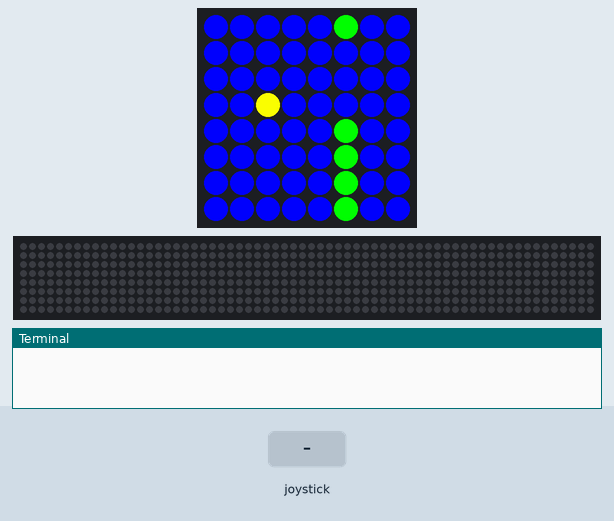
This program was run on a simulated Raspberry Pi (BCM pin numbers) with a Sense HAT. On the bench: the Sense HAT's 8×8 RGB LED matrix, a strip that is not on the board, showing the scrolling text unrolled, the last lines printed to the terminal. The test bench sets the inputs (shaded band). Random numbers come from a fixed seed; the 64×8 strip is a reading aid, not a part: it shows the text the matrix is scrolling, unrolled, one strip-width of it at a time. At 8.8 s the program stops and its outputs stay as they are.

Above: at 1.2 s.
1.3 s: joystick pushed up
At 2.4 s:
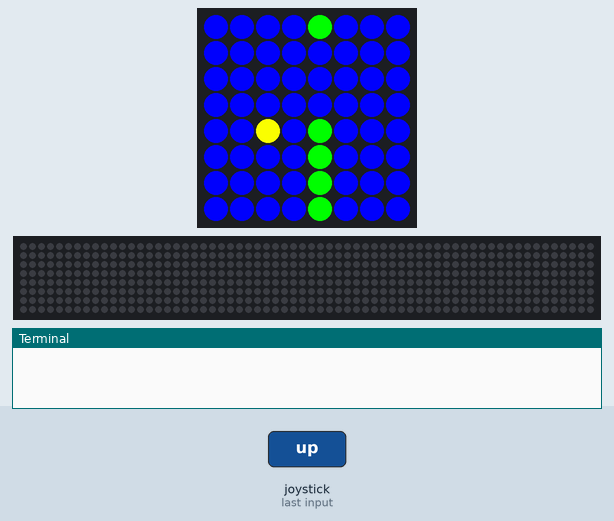
At 3.4 s:
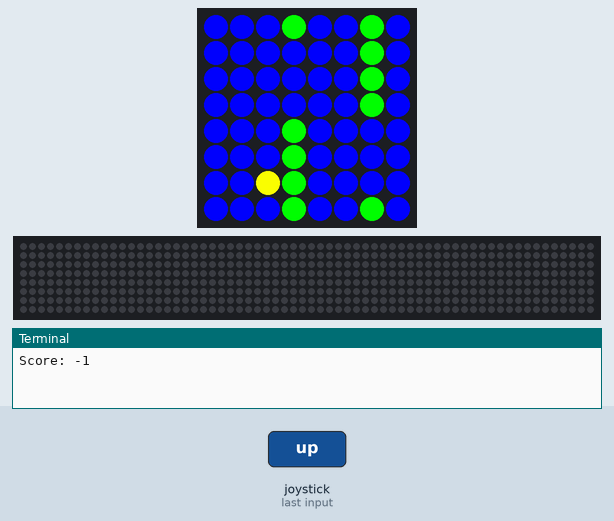
4.3 s: joystick pushed down
5.9 s: joystick pushed up
At 6.09 s:
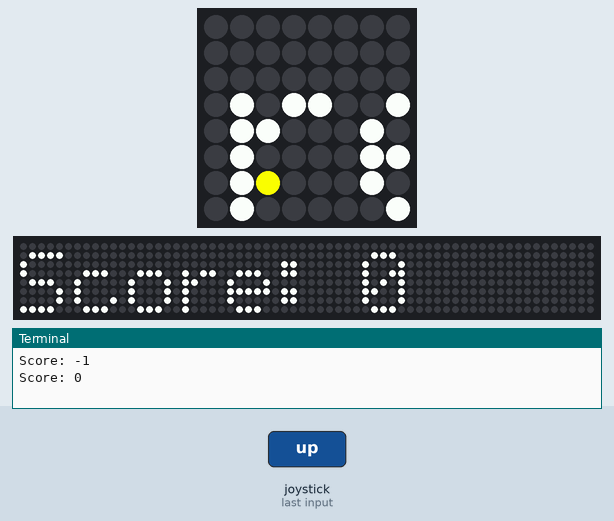
Timing chart, 0 to 8.9 s (numbered marks = the images above; inputs shaded):
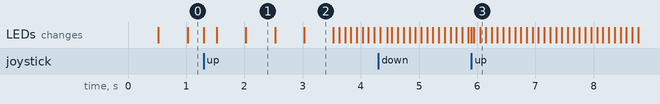

The program:

flappyBird.py
```python
from sense_hat import SenseHat
from random import randint
from time import sleep

sense = SenseHat()

blue = (0, 0, 255)
yellow = (255, 255, 0)
green = (0, 255, 0)

x = 2
y = 0
gameOver = False
score = -2

matrix = [[blue for column in range(8)] for row in range(8)]

def flatten(matrix):
    flattened = [pixel for row in matrix for pixel in row]
    return flattened

def genPipes(matrix):
    for row in matrix:
        row[-1] = green
    gap = randint(1,5)
    matrix[gap][-1] = blue
    matrix[gap - 1][-1] = blue
    matrix[gap + 1][-1] = blue
    return matrix

def movePipes(matrix):
    for row in matrix:
        for i in range(7):
            row[i] = row[i+1]
        row[-1]= blue
    return matrix

def drawAstronaut(event):
    global x
    global y
    global gameOver
    sense.set_pixel(x, y, blue)
    if event.action == "pressed":
        if event.direction == "up" and y > 0:
            y -= 1
    sense.set_pixel(x, y, yellow)
    if matrix[y][x] == green:
        gameOver = True

def checkCollision(matrix):
    global y
    return matrix[y][x] == green or y == 7

def gravity():
    global y
    y += 1

# Main ------------------------------
sense.stick.direction_any = drawAstronaut
while not gameOver:
    matrix = genPipes(matrix)
    if checkCollision(matrix):
        gameOver = True
    for i in range(6):
        if(i%2 == 0):
            matrix = movePipes(matrix)
        sense.set_pixels(flatten(matrix))
        gravity()
        if checkCollision(matrix):
            gameOver = True
            break
        sense.set_pixel(x, y, yellow)
        sleep(0.5)
    score += 1
    print("Score: " + str(score))
if score < 0:
    score = 0
sense.show_message("Score: " + str(score))
print("Score: " + str(score))
```

Measured:
- what the display in image 1 shows lasts 0.5 s, from 2.0 s to 2.5 s
